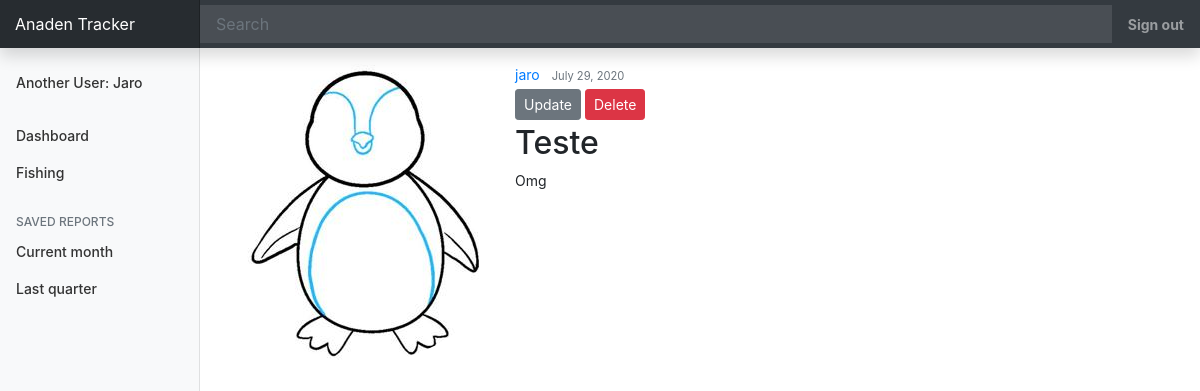
/blog/8/ (signed in), run on the app's committed database.
### blog/models.py (models this page shows, shortened)
class Post(models.Model):
    title = models.CharField(max_length=100)
    content = models.TextField()
    date_posted = models.DateTimeField(default=timezone.now)
    author = models.ForeignKey(User, on_delete=models.CASCADE)

### users/api/fishing/models.py (models this page shows, shortened)
class Profile(models.Model):
    user = models.OneToOneField(User, on_delete=models.CASCADE)
    image = models.ImageField(default='default.jpg', upload_to='profile_pics')
    rod = models.PositiveIntegerField(default='1')

### blog/views.py (the view)
# urls.py: path('blog/<int:pk>/', PostDetailView.as_view(), name='post-detail'),
class PostDetailView(DetailView):
    model = Post

### blog/templates/blog/post_detail.html
{% extends "blog/base.html" %}
{% block content %}
  <article class="media content-section">
    <img  class="rounded-circle article-img" src="{{ object.author.profile.image.url }}" alt="">
      <div class="media-body">
          <div class="article-metadata">
            <a class="mr-2" href="#">{{ object.author }}</a>
            <small class="text-muted">{{ object.date_posted|date:"F j, Y" }}</small>
            {% if object.author == user %}
              <div>
                <a class="btn btn-secondary btn-sm mt-1 mb-1" href="{% url 'post-update' object.id %}">Update</a>
                <a class="btn btn-danger btn-sm mt-1 mb-1" href="{% url 'post-delete' object.id %}">Delete</a>
              </div>
            {% endif %}
          </div>
          <h2 class="article-title">{{ object.title }}</h2>
          <p class="article-content">{{ object.content }}</p>
      </div>
  </article>
{% endblock content %}

### blog/templates/blog/base.html (shortened to what this page needs)
{% load static %}
<!DOCTYPE html>
<html>
  <head>
    <link rel="stylesheet" href="https://stackpath.bootstrapcdn.com/bootstrap/4.5.0/css/bootstrap.min.css"></script>
    <link rel="stylesheet" type="text/css" href="{% static 'blog/main.css' %}">
  </head>
  <body>
    <nav id="navbar" class="navbar navbar-dark sticky-top bg-dark flex-md-nowrap p-0 shadow">
      <a class="navbar-brand col-md-3 col-lg-2 mr-0" href="{% url 'home' %}">Anaden Tracker</a>
      <input class="form-control form-control-dark w-100" type="text" placeholder="Search" aria-label="Search">
      <ul class="navbar-nav px-3">
        <li class="nav-item text-nowrap">
          {% if user.is_authenticated %}
          <a class="nav-link" href="{% url 'logout' %}"><strong>Sign out</strong></a>
          {% else %}
          <a class="nav-link" href="{% url 'login' %}"><strong>Sign in</strong></a>
          {% endif %}
        </li>
      </ul>
    </nav>
    <div class="container-fluid">
      <div class="row">
        <nav id="sidebarMenu" class="col-md-2 col-lg-2 d-md-block bg-light sidebar collapse flex-md-nowrap">
          <div class="sidebar-sticky pt-3">
            <ul class="nav flex-column">
              <li class="nav-item">
                {% if user.is_authenticated %}
                <a class="nav-link mb-3" href="{% url 'profile' %}">
                  Another User: {{ user|title }}
                </a>
                {% endif %}
              </li>
              <li class="nav-item">
                <a class="nav-link" href="{% url 'home' %}">
                  Dashboard
                </a>
              </li>
              <li class="nav-item">
                <a class="nav-link" href="{% url 'fishing' %}">
                  Fishing
                </a>
              </li>
            </ul>
            <h6 class="sidebar-heading d-flex justify-content-between align-items-center px-3 mt-4 mb-1 text-muted">
              <span>Saved reports</span>
            </h6>
            <ul class="nav flex-column mb-2">
              <li class="nav-item">
                <a class="nav-link" href="#">
                  Current month
                </a>
              </li>
              <li class="nav-item">
                <a class="nav-link" href="#">
                  Last quarter
                </a>
              </li>
            </ul>
          </div>
        </nav>
        <main role="main" class="col-md-10 ml-sm-auto col-lg-10 p-auto mt-3 mb-3">
          <div class="d-flex justify-content-between flex-wrap flex-md-nowrap align-items-center">
            {% block content %}{% endblock %}
            </div>
          </div>
      </div>
  </body>
</html>

### blog/static/blog/main.css (style rules this page uses)
body { font-size: .875rem; }
.sidebar { position: fixed; top: 0; bottom: 0; left: 0; z-index: 100; padding: 0; box-shadow: inset -1px 0 0 rgba(0, 0, 0, .1); }
.sidebar-sticky { position: -webkit-sticky; position: sticky; top: 48px; height: calc(100vh - 48px); padding-top: .5rem; overflow-x: hidden; overflow-y: auto; }
.sidebar .nav-link { font-weight: 500; color: #333; }
.sidebar-heading { font-size: .75rem; text-transform: uppercase; }
.navbar-brand { padding-top: .75rem; padding-bottom: .75rem; font-size: 1rem; background-color: rgba(0, 0, 0, .25); box-shadow: inset -1px 0 0 rgba(0, 0, 0, .25); }
.navbar .form-control { padding: .75rem 1rem; border-width: 0; border-radius: 0; }
.form-control-dark { color: #fff; background-color: rgba(255, 255, 255, .1); border-color: rgba(255, 255, 255, .1); }

### data on the page
Post: author.profile.image (placeholder picture), author "jaro", date_posted "July 29, 2020", title "Teste", content "Omg"

### other printed values
{{ user|title }} "Jaro"
